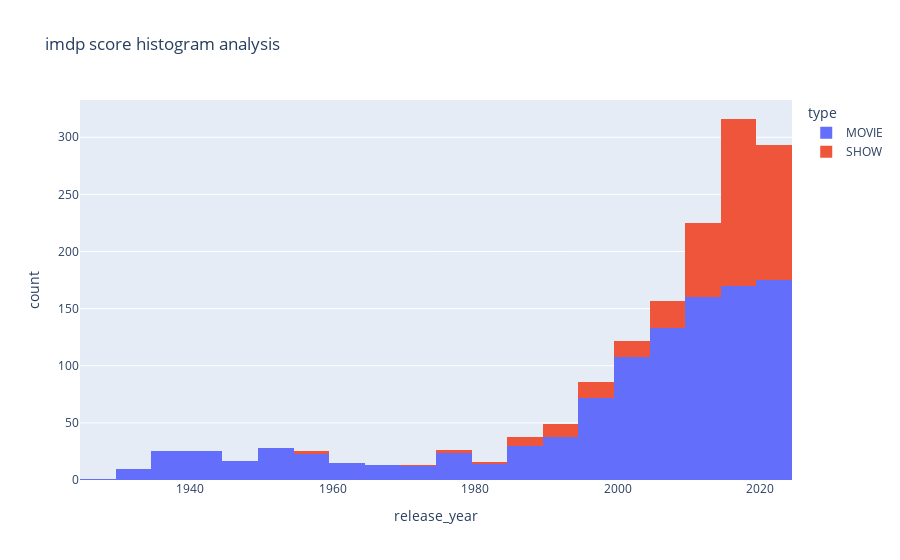

This figure's notebook cell:
### Code cell
fig = px.histogram(df1, x='release_year',title='imdp score histogram analysis',color='type')
fig.show()

### Figure 1 — Plotly figure (JSON) as saved in the notebook; plotly's stock layout.template omitted (floating-point values rounded to 4 significant figures; data arrays with more than 128 entries replaced by an {"elided": "..."} marker saying what was removed)
{"data": [{"alignmentgroup": "True", "bingroup": "x", "hovertemplate": "type=MOVIE<br>release_year=%{x}<br>count=%{y}<extra></extra>", "legendgroup": "MOVIE", "marker": {"color": "#636efa", "pattern": {"shape": ""}}, "name": "MOVIE", "offsetgroup": "MOVIE", "orientation": "v", "showlegend": true, "type": "histogram", "x": {"elided": "1093 int values"}, "xaxis": "x", "yaxis": "y"}, {"alignmentgroup": "True", "bingroup": "x", "hovertemplate": "type=SHOW<br>release_year=%{x}<br>count=%{y}<extra></extra>", "legendgroup": "SHOW", "marker": {"color": "#EF553B", "pattern": {"shape": ""}}, "name": "SHOW", "offsetgroup": "SHOW", "orientation": "v", "showlegend": true, "type": "histogram", "x": {"elided": "407 int values"}, "xaxis": "x", "yaxis": "y"}], "layout": {"autosize": true, "barmode": "relative", "legend": {"title": {"text": "type"}, "tracegroupgap": 0}, "title": {"text": "imdp score histogram analysis"}, "xaxis": {"anchor": "y", "autorange": true, "domain": [0, 1], "range": [1924.0, 2024.0], "title": {"text": "release_year"}, "type": "linear"}, "yaxis": {"anchor": "x", "autorange": true, "domain": [0, 1], "range": [0, 332.6], "title": {"text": "count"}}}}
